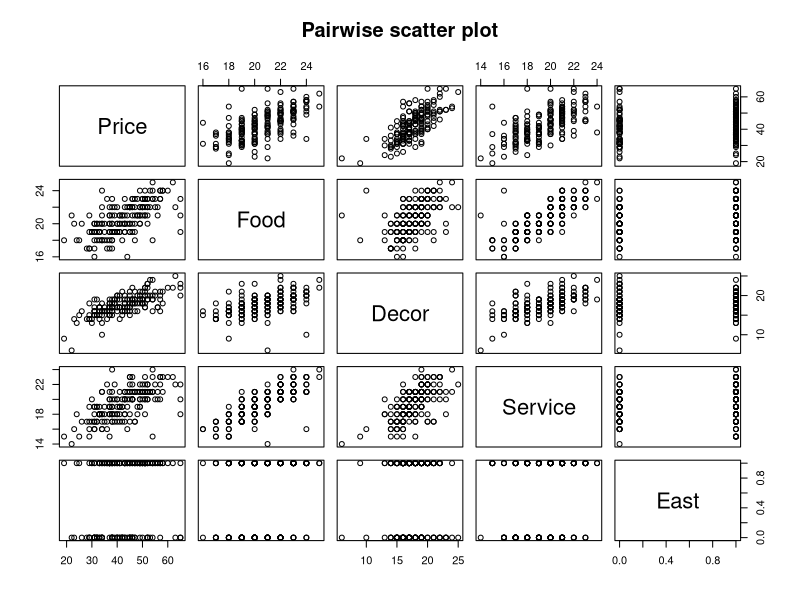

Here is the R script that generated this plot:
#Loading data frame in R
nyc =read.csv("nyc.csv")

#View Data frame
View(nyc)

#View Dimensions
dim(nyc)

#View first 6 elements in the data frame
head(nyc)

#View last 6 elements in the data frame
tail(nyc)

#To view graphical interface of the data frame
plot(nyc,main="Pairwise scatter plot")

#To view co-relation between the functions.Here round tells till which digits we have to round the outcomes in the data.Here it is 3.
round(cor(nyc),3)

#Building Multiple Linear Regression Model.
nycmod_1= lm(Price~Food+Decor+Service+East,data= nyc)

#To view the summary of the model.
summary(nycmod_1)

#Building a model without Service bcz P value is close to 0.
nycmod_2= lm(Price~Food+Decor+East,data= nyc)

#To view the summary of the model
summary(nycmod_2)

#Building model without Food bcz it also shows dependence.
nycmod_3= lm(Price~Service+Decor+East,data= nyc)

#To view the summary of the model.
summary(nycmod_3)